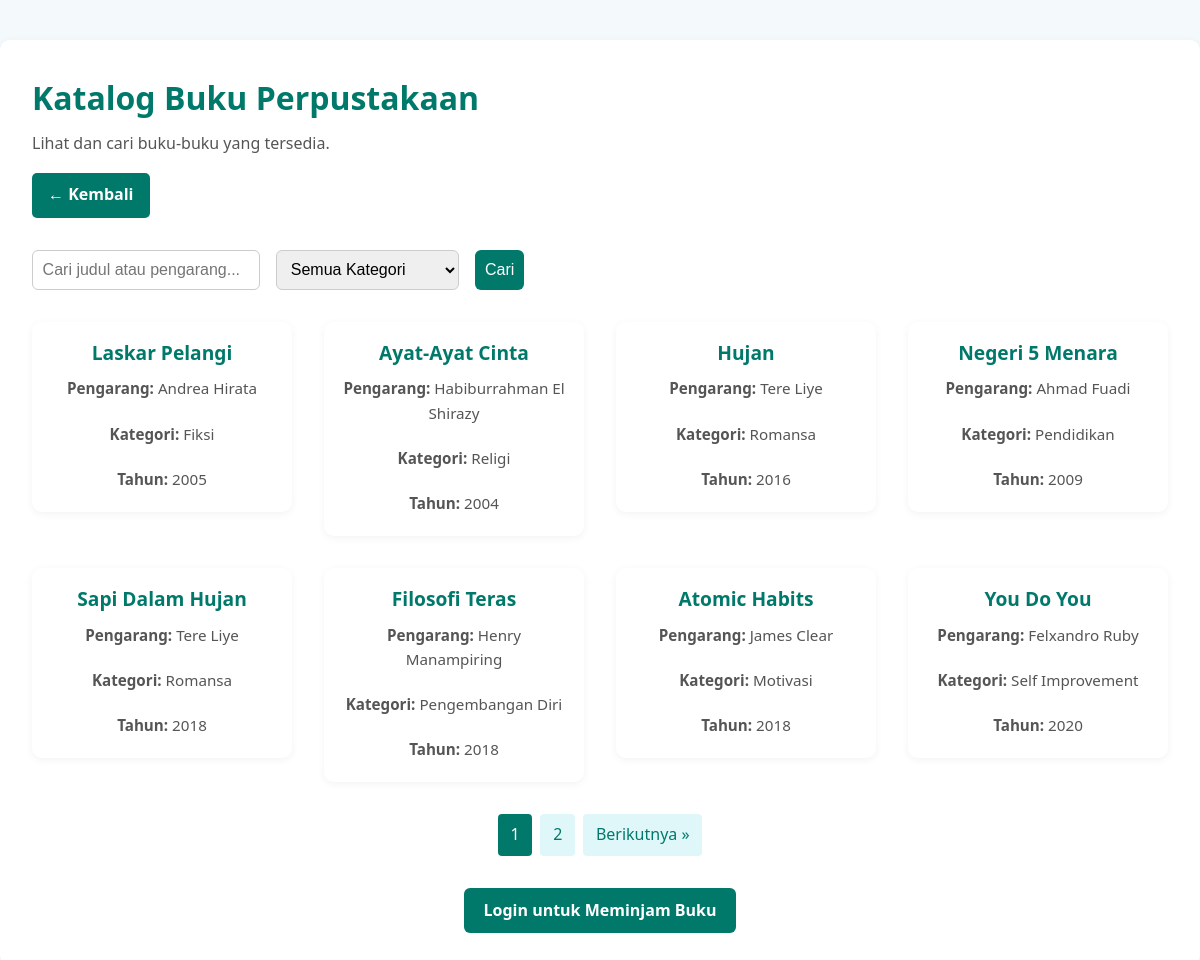
Page /katalog.php on the committed database.
### tables this page shows
CREATE TABLE `buku` (
  `id` int(11) NOT NULL,
  `judul` varchar(255) NOT NULL,
  `pengarang` varchar(100) NOT NULL,
  `tahun` year(4) NOT NULL,
  `penerbit` varchar(100) NOT NULL,
  `kategori` varchar(100) DEFAULT NULL,
  `sinopsis` text NOT NULL
);

### katalog.php (the view, shortened to what this page needs)
<?php
require_once __DIR__ . '/core/autoload.php';
$limit = 8;
$page = isset($_GET['page']) ? (int) $_GET['page'] : 1;
$start = $page > 1 ? $page * $limit - $limit : 0;
$search = isset($_GET['q']) ? trim($_GET['q']) : '';
$kategori = isset($_GET['kategori']) ? trim($_GET['kategori']) : '';
$where = [];
$where_sql = count($where) ? 'WHERE ' . implode(' AND ', $where) : '';
$query = "SELECT * FROM buku $where_sql LIMIT $start, $limit";
$result = mysqli_query($connect, $query);
$total_query = "SELECT COUNT(*) AS total FROM buku $where_sql";
$total_result = mysqli_query($connect, $total_query);
$total_row = mysqli_fetch_assoc($total_result);
$total_pages = ceil($total_row['total'] / $limit);
?>
<!DOCTYPE html>
<html lang="id">
<head>
    <link rel="stylesheet" href="css/katalog.css" />
</head>
<body>
    <div class="container">
        <h1>Katalog Buku Perpustakaan</h1>
        <p>Lihat dan cari buku-buku yang tersedia.</p>
        <div class="back-button">
            <a href="index.php" class="btn-back">← Kembali</a>
        </div>
        <form method="get" class="search-bar" id="searchForm">
            <form method="get" class="search-bar">
                <input type="text" name="q" placeholder="Cari judul atau pengarang..."
                    value="<?= htmlspecialchars($search) ?>" />
                <select name="kategori">
                    <option value="">Semua Kategori</option>
                </select>
                <button type="submit">Cari</button>
            </form>
            <div class="cards-container" id="bookResults">
                <?php if ($result && mysqli_num_rows($result) > 0): ?>
                    <?php while ($row = mysqli_fetch_assoc($result)): ?>
                        <a href="detailBuku.php?id=<?= $row['id'] ?>" class="book-card-link">
                            <div class="book-card">
                                <h3><?= htmlspecialchars($row['judul']) ?></h3>
                                <p><strong>Pengarang:</strong> <?= htmlspecialchars($row['pengarang']) ?></p>
                                <p><strong>Kategori:</strong>
                                    <?= $row['kategori'] ? htmlspecialchars($row['kategori']) : 'Tidak ada' ?></p>
                                <p><strong>Tahun:</strong> <?= htmlspecialchars($row['tahun']) ?></p>
                            </div>
                        </a>
                    <?php endwhile; ?>
                <?php else: ?>
                    <p class="no-result">Tidak ada buku ditemukan.</p>
                <?php endif; ?>
            </div>
            <?php if ($total_pages > 1): ?>
                <div class="pagination">
                    <?php for ($i = 1; $i <= $total_pages; $i++): ?>
                        <a href="?page=<?= $i ?>&q=<?= urlencode($search) ?>&kategori=<?= urlencode($kategori) ?>"
                            class="<?= $i == $page ? 'active' : '' ?>">
                            <?= $i ?>
                        </a>
                    <?php endfor; ?>
                    <?php if ($page < $total_pages): ?>
                        <a href="?page=<?= $page + 1 ?>&q=<?= urlencode($search) ?>&kategori=<?= urlencode($kategori) ?>">Berikutnya
                            &raquo;</a>
                    <?php endif; ?>
                </div>
            <?php endif; ?>
            <div class="login-cta">
                <a href="member/login.php" class="btn-primary">Login untuk Meminjam Buku</a>
            </div>
    </div>
</body>
</html>
</html>
</html>

### css/katalog.css (style rules this page uses)
* { margin: 0; padding: 0; box-sizing: border-box; }
body { font-family: "Segoe UI", sans-serif; background-color: #f4f9fc; color: #333; line-height: 1.6; }
.container { max-width: 1200px; margin: 40px auto; padding: 2rem; background-color: white; border-radius: 10px; box-shadow: 0 2px 10px rgba(0, 0, 0, 0.05); }
h1 { color: #00796b; margin-bottom: 0.5rem; }
p { color: #555; margin-bottom: 1rem; }
.back-button { margin-bottom: 2rem; }
.btn-back { display: inline-block; padding: 0.6rem 1rem; background-color: #00796b; color: white; text-decoration: none; border-radius: 5px; font-weight: bold; transition: background-color 0.3s ease; }
.search-bar { display: flex; flex-wrap: wrap; gap: 1rem; margin-bottom: 2rem; }
.search-bar input, .search-bar select, .search-bar button { padding: 0.6rem; font-size: 1rem; border: 1px solid #ccc; border-radius: 6px; }
.search-bar button { background-color: #00796b; color: white; cursor: pointer; border: none; }
.cards-container { display: grid; grid-template-columns: repeat(auto-fit, minmax(220px, 1fr)); gap: 2rem; margin-bottom: 2rem; }
.book-card-link { text-decoration: none; color: inherit; }
.book-card { background-color: white; border-radius: 10px; box-shadow: 0 2px 8px rgba(0, 0, 0, 0.05); overflow: hidden; transition: transform 0.3s ease; text-align: center; }
.book-card h3 { font-size: 1.2rem; margin: 1rem 0 0.5rem; color: #00796b; }
.book-card p { margin: 0.3rem 0; color: #555; font-size: 0.95rem; padding: 0 1rem 1rem; }
.pagination { display: flex; justify-content: center; gap: 0.5rem; margin-top: 2rem; flex-wrap: wrap; }
.pagination a { padding: 0.5rem 0.8rem; background-color: #e0f7fa; color: #00796b; text-decoration: none; border-radius: 4px; transition: background-color 0.3s ease; }
.pagination a.active { background-color: #00796b; color: white; }
.login-cta { text-align: center; margin-top: 2rem; }
.btn-primary { padding: 0.6rem 1.2rem; background-color: #00796b; color: white; text-decoration: none; border-radius: 6px; font-weight: bold; display: inline-block; transition: background-color 0.3s ease; }

### rows in the picture
buku: judul "Laskar Pelangi", pengarang "Andrea Hirata", kategori "Fiksi", tahun "2005"
buku: judul "Ayat-Ayat Cinta", pengarang "Habiburrahman El Shirazy", kategori "Religi", tahun "2004"
buku: judul "Hujan", pengarang "Tere Liye", kategori "Romansa", tahun "2016"
buku: judul "Negeri 5 Menara", pengarang "Ahmad Fuadi", kategori "Pendidikan", tahun "2009"
buku: judul "Sapi Dalam Hujan", pengarang "Tere Liye", kategori "Romansa", tahun "2018"
buku: judul "Filosofi Teras", pengarang "Henry Manampiring", kategori "Pengembangan Diri", tahun "2018"
buku: judul "Atomic Habits", pengarang "James Clear", kategori "Motivasi", tahun "2018"
buku: judul "You Do You", pengarang "Felxandro Ruby", kategori "Self Improvement", tahun "2020"
